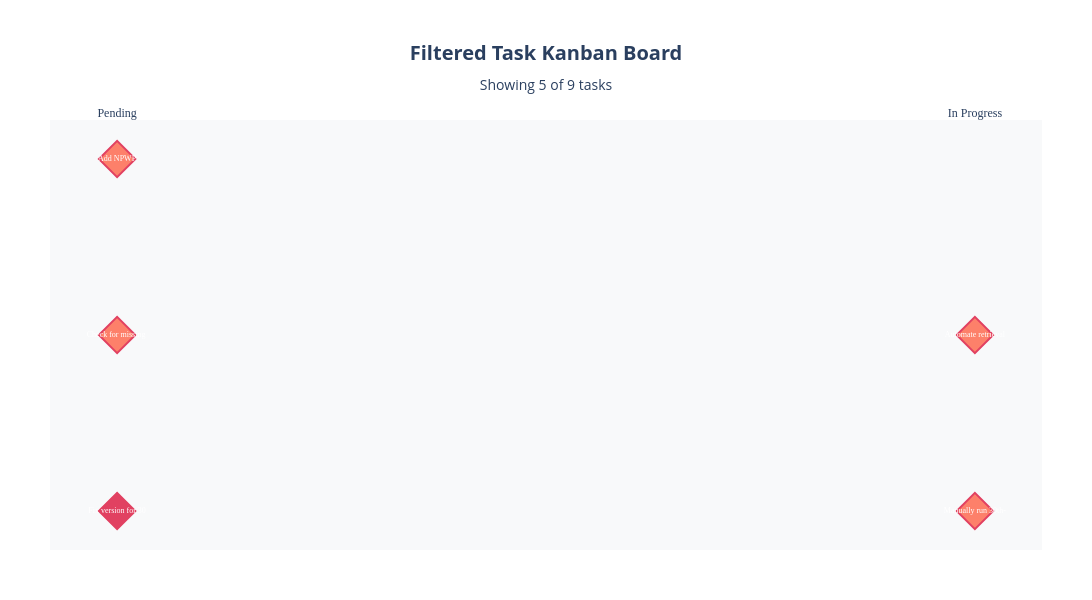

Notebook cell for this chart:
### Code cell
# Example 4: Show overdue tasks
print("\n=== Filter Example 4: Overdue Tasks ===")
overdue_tasks = df[df["is_overdue"] == True]
fig4, filtered_df4 = create_filtered_kanban(df, show_overdue_only=True)
fig4.show()
print(f"Total overdue tasks: {len(overdue_tasks)}")
print(overdue_tasks[["title", "due_date_display", "status", "priority", "assignee"]])

### Figure 1 — Plotly figure (JSON) as saved in the notebook; plotly's stock layout.template omitted (floating-point values rounded to 4 significant figures)
{"data": [{"hoverinfo": "text", "hovertext": ["<b>Fix version for 30-minute intervals</b> 🚨 OVERDUE<br>ID: task_001<br>Assignee: Nguyen Minh Vu<br>Priority: <b>High</b><br>Due: 2026-03-31 (OVERDUE)<br>Chat: David Kuan<br>Status: Pending<br>Description: Provide a fix version for handling files arriving at 30-minute intervals....", "<b>Check for missing uploads</b> 🚨 OVERDUE<br>ID: task_003<br>Assignee: Nguyen Minh Vu<br>Priority: <b>Medium</b><br>Due: 2026-03-30 (OVERDUE)<br>Chat: David Kuan<br>Status: Pending<br>Description: Check for any missing uploads today and force re-upload if necessary....", "<b>Add NPWP</b> 🚨 OVERDUE<br>ID: 2<br>Assignee: Nguyen Minh Vu<br>Priority: <b>Medium</b><br>Due: 2026-03-31 (OVERDUE)<br>Chat: In-house AI Devs<br>Status: Pending<br>Description: Obtain and add NPWP to the system...."], "marker": {"color": ["#DC143C", "#FF6347", "#FF6347"], "line": {"color": "#DC143C", "width": 2}, "opacity": 0.8, "size": 28, "symbol": ["diamond", "diamond", "diamond"]}, "mode": "markers+text", "name": "Pending", "showlegend": false, "text": ["Fix version for 30", "Check for missing ", "Add NPWP"], "textfont": {"color": "white", "family": "Arial Black", "size": 8}, "textposition": "middle center", "type": "scatter", "x": [0, 0, 0], "y": [0, 1, 2]}, {"hoverinfo": "text", "hovertext": ["<b>Manually run 30th-minute files</b> 🚨 OVERDUE<br>ID: task_002<br>Assignee: Nguyen Minh Vu<br>Priority: <b>Medium</b><br>Due: 2026-03-30 (OVERDUE)<br>Chat: David Kuan<br>Status: In Progress<br>Description: Manually run processes for the 30th-minute files to ensure no uploads are missed...", "<b>Automate retrieval of cofounding and EOD reports</b> 🚨 OVERDUE<br>ID: task-002<br>Assignee: Nguyen Minh Vu<br>Priority: <b>Medium</b><br>Due: 2026-03-31 (OVERDUE)<br>Chat: Risk transformation to AI/ML<br>Status: In Progress<br>Description: Automate the process of retrieving the cofounding file from the midday report an..."], "marker": {"color": ["#FF6347", "#FF6347"], "line": {"color": "#DC143C", "width": 2}, "opacity": 0.8, "size": 28, "symbol": ["diamond", "diamond"]}, "mode": "markers+text", "name": "In Progress", "showlegend": false, "text": ["Manually run 30th-", "Automate retrieval"], "textfont": {"color": "white", "family": "Arial Black", "size": 8}, "textposition": "middle center", "type": "scatter", "x": [1, 1], "y": [0, 1]}], "layout": {"height": 600, "hovermode": "closest", "margin": {"b": 50, "l": 50, "r": 50, "t": 120}, "paper_bgcolor": "white", "plot_bgcolor": "#f8f9fa", "title": {"font": {"size": 20}, "text": "<b>Filtered Task Kanban Board</b><br><sub>Showing 5 of 9 tasks</sub>", "x": 0.5, "xanchor": "center"}, "width": 1200, "xaxis": {"showgrid": false, "side": "top", "tickfont": {"family": "Arial Black", "size": 12}, "ticktext": ["Pending", "In Progress", "Completed"], "tickvals": [0, 1, 2], "zeroline": false}, "yaxis": {"showgrid": false, "showticklabels": false, "zeroline": false}}}
